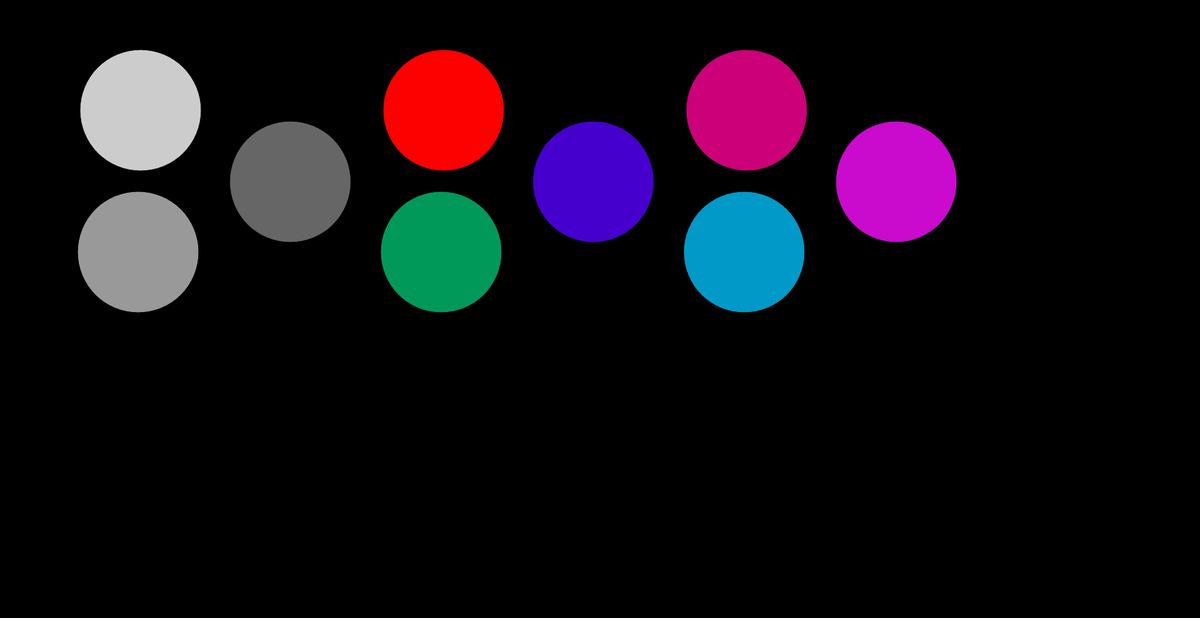
Frame 1 (no input)
Frame 60 (no input): identical to frame 1, image omitted
Frame 120 (the mouse pressed at the canvas centre since frame 60): identical to frame 1, image omitted

The p5.js sketch that drew this single still picture (run headless with seeded random() and noise() and a simulated clock; from frame 60 on, the mouse is pressed at the canvas centre):

// p5.js sketch
// ── sketch.js
function setup() {
    createCanvas(1980, 1020);
}

function draw() {
    //  Create an Ellipse Scene:
    // ellipse(x,y,width,height)
    background(0); // black 
    fill(204); //light gray
    ellipse(232, 182, 200, 200);
    fill(153); //medium Gray Circle
    ellipse(228, 416, 200, 200);
    fill(102);  // Dark Gray
    ellipse(479, 300, 200, 200);



    //  Draw With Color:
    fill(253, 0, 0); //light gray
    ellipse(732, 182, 200, 200);
    fill(0, 153, 90); //medium Gray Circle
    ellipse(728, 416, 200, 200);
    fill(70, 0, 205);  // Dark Gray
    ellipse(979, 300, 200, 200);

    fill(204, 0, 120); //light gray
    ellipse(1232, 182, 200, 200);
    fill(0, 153, 200); //medium Gray Circle
    ellipse(1228, 416, 200, 200);
    fill(202, 10, 205);  // Dark Gray
    ellipse(1479, 300, 200, 200);


}
